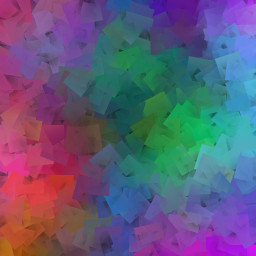
//> input picture images/blend1.jpg, 256 x 256 px, given in place of the camera
$ ./lucas_kanade   (built with g++ and OpenCV 4)
//> lines starting //> are read from the running program, lines starting //| are printed output that depends on the picture; after the words box and inside, x2 and y2 are one past the last pixel; in counts of white or black regions, pixels touching at a corner belong together
/*
 * Metodo do Lucas Kanade usando OpenCV
 */

#include <iostream>
#include <opencv2/opencv.hpp>

using namespace cv;
using namespace std;

int main(int argc, char** argv){
    VideoCapture video;
    Mat cap1, cap2, mask, image;
    vector<Point2f > corners[2];
    vector<uchar> status;
    vector<float> err;
    Size winSize(31,31);
    TermCriteria termcrit(TermCriteria::COUNT|TermCriteria::EPS,20,0.03);
    Scalar cor;
    char key;
    int width, height;

    video.open(0); // abre a conexao
    if(!video.isOpened()){
        cout << "cameras indisponiveis";
        return -1;
    }
    // pega primeiro frame
    video >> cap1;
//> cap1 is the input picture: 256 rows x 256 cols, CV_8UC3; mean B, G, R 122.3, 90.9, 96.8
    // image e a imagem que sera pintada
    // e exibida
    image = cap1.clone();
    // transforma cap1 para gray
    cvtColor(cap1, cap1, CV_BGR2GRAY);
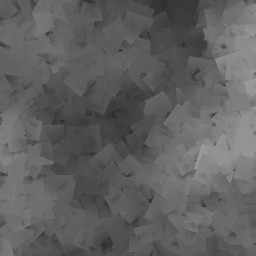
//> cap1: 256 rows x 256 cols, CV_8UC1; min 40, max 157, mean 96.3

    // cor dos pontos
    cor = Scalar(250, 0, 250);

    // encontra os pontos usando Shi-Tomasi
    // image, corners, maxCorners, qualityLevel, minDistance, mask, blockSize, useHarrisDetector, k
    goodFeaturesToTrack(cap1, corners[0], 50, 0.01, 20, mask, 3, false, 0.04);
//> corners = 2 items; mask = empty

    while(1) {
        // verifica se eh o primeiro loop
        if(!cap2.empty()) {//ver se precisa dessa largura e altura
            // pega largura e altura da imagem
            width = cap1.size().width;
            height = cap1.size().height;

            // zera cap1
            cap1 = Mat::zeros(height, width, CV_32F);
            // atualiza cp1
            cap1 = cap2.clone();
        }
        // pega o segundo frame
        // para comparaçao
        video >> cap2;

        // atualiza image
        image = cap2.clone();
        // converte para gray
        cvtColor(cap2, cap2, CV_BGR2GRAY);

        // acha os pontos usando Lucas Kanade
        // (prev_image, next_image, prev_ponts, next_ponts, status, erro, winSize,
        // maxLevel, criteria, flags)
        calcOpticalFlowPyrLK(cap1, cap2, corners[0], corners[1], status, err, winSize,3,
                             termcrit,0, 0.001);
//> status = 50 values from 1 to 1

        for (size_t i = 0; i < corners[1].size(); i++) {
            // pinta os pontos em image
            circle(image, corners[1][i], 3, cor, -1, 8);
            // atualiza os pontos
            corners[0][i] = corners[1][i];
        }
//> this loop made 50 passes
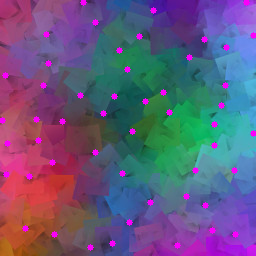
//> image: 256 rows x 256 cols, CV_8UC3; 2.2% of pixels changed, all inside (x1, y1, x2, y2) = (0, 0, 256, 251)
        // zera o tamanho de corners[1]
        corners[1].resize(0);
        // mostra image
        imshow("window", image);

        key = (char) waitKey(10);
//> the Esc key is pressed
        if( key == 27 ) break; // esc pressed!
    }
//> after the loop, err = 50 values from 0 to 0
    return 0;
}

$ run again, on images/blend2.jpg
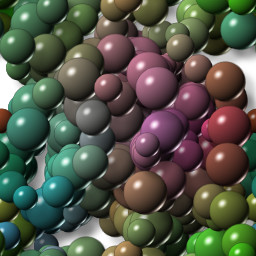
//> input picture images/blend2.jpg, 256 x 256 px, given in place of the camera
//> cap1 is the input picture: 256 rows x 256 cols, CV_8UC3; mean B, G, R 71.6, 86.1, 82.2
//> `cvtColor(cap1, cap1, CV_BGR2GRAY);`:
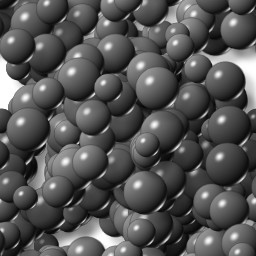
//> cap1: 256 rows x 256 cols, CV_8UC1; min 1, max 255, mean 83.3
//> corners = 2 items; mask = empty
//> status = 50 values from 1 to 1
//> the loop `for (size_t i = 0; i < corners[1].size(); i++)` made 50 passes
//> after the loop `for (size_t i = 0; i < corners[1].size(); i++)`:
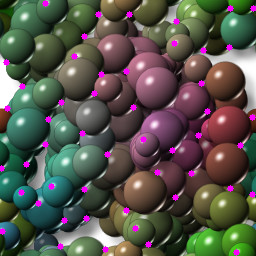
//> image: 256 rows x 256 cols, CV_8UC3; 2.2% of pixels changed, all inside (x1, y1, x2, y2) = (0, 0, 256, 256)
//> after the loop `while(1)`: err = 50 values from 0 to 0

$ run again, on images/cidade.jpg
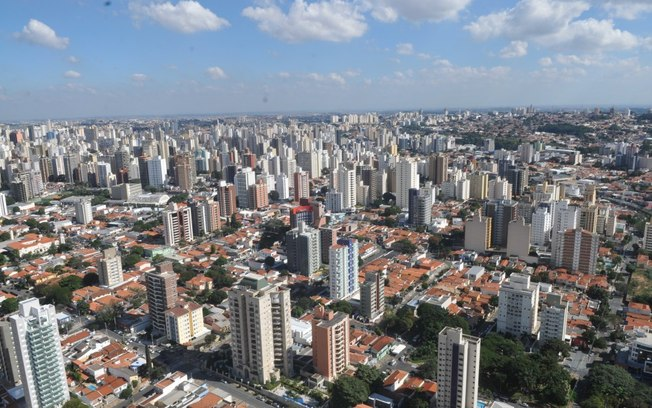
//> input picture images/cidade.jpg, 652 x 408 px, given in place of the camera
//> cap1 is the input picture: 408 rows x 652 cols, CV_8UC3; mean B, G, R 135.4, 128.9, 124.5
//> `cvtColor(cap1, cap1, CV_BGR2GRAY);`:
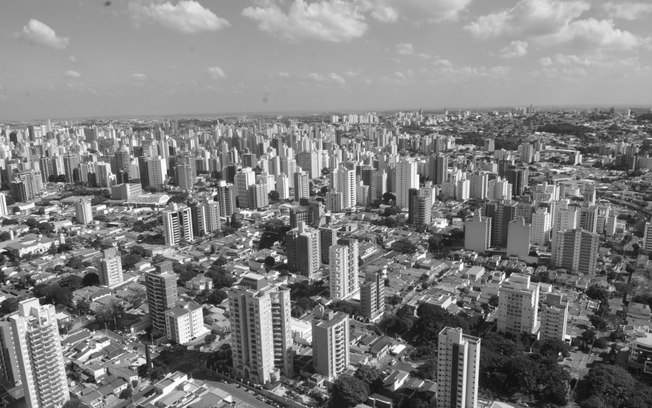
//> cap1: 408 rows x 652 cols, CV_8UC1; min 8, max 255, mean 128.3
//> corners = 2 items; mask = empty
//> status = 50 values from 1 to 1
//> the loop `for (size_t i = 0; i < corners[1].size(); i++)` made 50 passes
//> after the loop `for (size_t i = 0; i < corners[1].size(); i++)`:
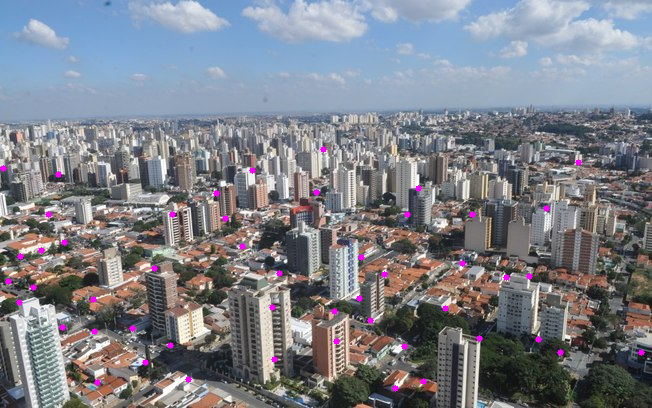
//> image: 408 rows x 652 cols, CV_8UC3; 0.55% of pixels changed, all inside (x1, y1, x2, y2) = (0, 146, 645, 392)
//> after the loop `while(1)`: err = 50 values from 0 to 0
